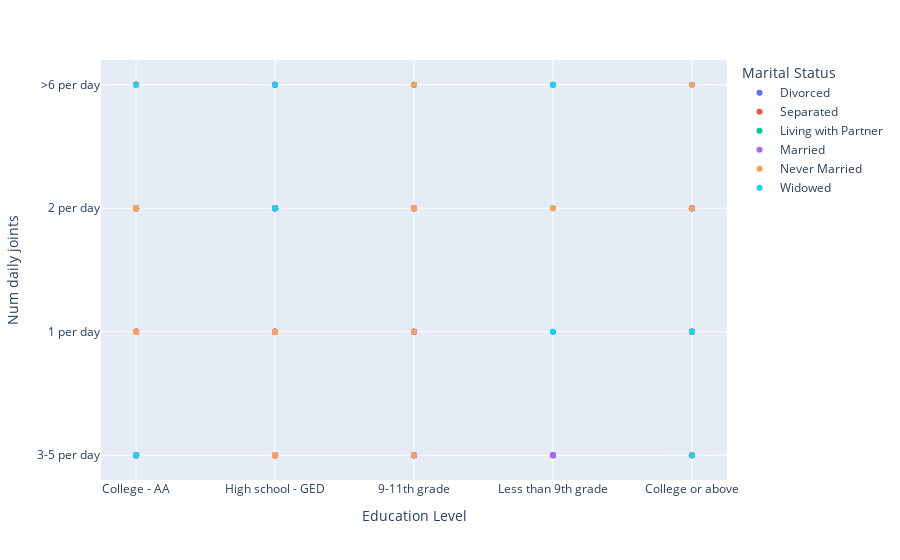

Notebook cell for this chart:
### Markdown cell above
Individuals with a high school education or GED smoke 2 joints per day more frequently than other amounts.

The "College - AA" category has the highest count of individuals smoking 3-5 joints per day.

Those with "College or above" education tend to smoke 1 joint per day more than any other number.

The least educated group, "Less than 9th grade," has relatively low counts across all smoking frequencies but has the highest count for smoking more than 6 joints per day compared to other education levels.

### Code cell
import plotly.express as px

# Scatter plot
fig = px.scatter(df, x='Education Level', y='Num daily joints', color='Marital Status', hover_data=['Gender', 'Age_ranges'])
fig.show()

### Figure 1 — Plotly figure (JSON) as saved in the notebook; plotly's stock layout.template omitted (floating-point values rounded to 4 significant figures; data arrays with more than 128 entries replaced by an {"elided": "..."} marker saying what was removed)
{"data": [{"customdata": {"elided": "82x2 str values"}, "hovertemplate": "Marital Status=Divorced<br>Education Level=%{x}<br>Num daily joints=%{y}<br>Gender=%{customdata[0]}<br>Age_ranges=%{customdata[1]}<extra></extra>", "legendgroup": "Divorced", "marker": {"color": "#636efa", "symbol": "circle"}, "mode": "markers", "name": "Divorced", "orientation": "v", "showlegend": true, "type": "scatter", "x": ["College - AA", "High school - GED", "9-11th grade", "High school - GED", "High school - GED", "College - AA", "9-11th grade", "College - AA", "College - AA", "College - AA", "9-11th grade", "High school - GED", "College - AA", "Less than 9th grade", "High school - GED", "College - AA", "College - AA", "High school - GED", "9-11th grade", "9-11th grade", "High school - GED", "College - AA", "College - AA", "College - AA", "High school - GED", "College - AA", "High school - GED", "College - AA", "College - AA", "High school - GED", "High school - GED", "High school - GED", "College - AA", "College - AA", "9-11th grade", "College or above", "College - AA", "High school - GED", "High school - GED", "High school - GED", "College or above", "High school - GED", "High school - GED", "College - AA", "College - AA", "College - AA", "College - AA", "College - AA", "College or above", "College - AA", "College or above", "College or above", "College - AA", "High school - GED", "High school - GED", "College - AA", "College - AA", "9-11th grade", "College - AA", "High school - GED", "9-11th grade", "9-11th grade", "9-11th grade", "College - AA", "High school - GED", "High school - GED", "High school - GED", "College - AA", "College - AA", "College - AA", "College - AA", "College - AA", "College - AA", "College or above", "9-11th grade", "College - AA", "College - AA", "College or above", "College or above", "9-11th grade", "College - AA", "9-11th grade"], "xaxis": "x", "y": ["3-5 per day", "1 per day", "1 per day", "3-5 per day", "3-5 per day", "2 per day", "2 per day", "2 per day", "3-5 per day", "3-5 per day", "2 per day", "2 per day", "2 per day", "3-5 per day", "3-5 per day", "2 per day", "1 per day", "1 per day", "3-5 per day", "3-5 per day", "3-5 per day", "1 per day", "1 per day", "2 per day", "2 per day", ">6 per day", "2 per day", ">6 per day", "2 per day", "1 per day", "2 per day", "3-5 per day", "1 per day", "2 per day", "2 per day", "3-5 per day", "3-5 per day", "3-5 per day", ">6 per day", "2 per day", "1 per day", "2 per day", "2 per day", "1 per day", "1 per day", "3-5 per day", "3-5 per day", "2 per day", "2 per day", "1 per day", "1 per day", "3-5 per day", "2 per day", "1 per day", "2 per day", "2 per day", ">6 per day", "2 per day", ">6 per day", "1 per day", "2 per day", ">6 per day", "2 per day", "1 per day", "1 per day", "2 per day", "2 per day", "1 per day", "2 per day", "1 per day", "3-5 per day", "2 per day", "3-5 per day", ">6 per day", "3-5 per day", "2 per day", "2 per day", "1 per day", "1 per day", "3-5 per day", "3-5 per day", "2 per day"], "yaxis": "y"}, {"customdata": [["M", "40-49"], ["M", "50-59"], ["M", "50-59"], ["F", "50-59"], ["M", "40-49"], ["F", "40-49"], ["M", "40-49"], ["F", "50-59"], ["F", "40-49"], ["M", "50-59"], ["M", "50-59"], ["F", "40-49"], ["F", "40-49"], ["M", "50-59"], ["M", "50-59"]], "hovertemplate": "Marital Status=Separated<br>Education Level=%{x}<br>Num daily joints=%{y}<br>Gender=%{customdata[0]}<br>Age_ranges=%{customdata[1]}<extra></extra>", "legendgroup": "Separated", "marker": {"color": "#EF553B", "symbol": "circle"}, "mode": "markers", "name": "Separated", "orientation": "v", "showlegend": true, "type": "scatter", "x": ["9-11th grade", "9-11th grade", "College - AA", "College - AA", "College - AA", "High school - GED", "High school - GED", "College - AA", "9-11th grade", "College or above", "High school - GED", "College - AA", "College - AA", "9-11th grade", "College - AA"], "xaxis": "x", "y": ["2 per day", "1 per day", "2 per day", "2 per day", "1 per day", "3-5 per day", "2 per day", "2 per day", "2 per day", "1 per day", "3-5 per day", "1 per day", "2 per day", "3-5 per day", "3-5 per day"], "yaxis": "y"}, {"customdata": [["F", "50-59"], ["M", "50-59"], ["M", "50-59"], ["M", "50-59"], ["F", "40-49"], ["F", "40-49"], ["F", "50-59"], ["M", "50-59"], ["F", "50-59"], ["M", "40-49"], ["M", "50-59"], ["M", "40-49"], ["M", "50-59"], ["M", "50-59"], ["M", "40-49"], ["F", "50-59"], ["F", "40-49"], ["M", "40-49"], ["M", "50-59"], ["M", "50-59"], ["M", "50-59"], ["F", "50-59"], ["F", "50-59"], ["M", "40-49"], ["M", "40-49"], ["M", "40-49"], ["M", "40-49"], ["M", "40-49"], ["M", "50-59"], ["M", "40-49"], ["F", "50-59"], ["F", "50-59"], ["F", "40-49"], ["M", "50-59"], ["M", "50-59"], ["M", "50-59"]], "hovertemplate": "Marital Status=Living with Partner<br>Education Level=%{x}<br>Num daily joints=%{y}<br>Gender=%{customdata[0]}<br>Age_ranges=%{customdata[1]}<extra></extra>", "legendgroup": "Living with Partner", "marker": {"color": "#00cc96", "symbol": "circle"}, "mode": "markers", "name": "Living with Partner", "orientation": "v", "showlegend": true, "type": "scatter", "x": ["High school - GED", "9-11th grade", "College - AA", "High school - GED", "College or above", "College - AA", "High school - GED", "High school - GED", "College or above", "Less than 9th grade", "College - AA", "9-11th grade", "College - AA", "College - AA", "High school - GED", "9-11th grade", "High school - GED", "High school - GED", "9-11th grade", "College - AA", "College or above", "9-11th grade", "High school - GED", "9-11th grade", "Less than 9th grade", "High school - GED", "College - AA", "College - AA", "High school - GED", "Less than 9th grade", "College or above", "High school - GED", "High school - GED", "College - AA", "College - AA", "College - AA"], "xaxis": "x", "y": ["1 per day", "1 per day", "2 per day", "1 per day", "3-5 per day", "1 per day", "2 per day", "2 per day", "2 per day", "3-5 per day", "2 per day", "1 per day", "3-5 per day", "2 per day", "2 per day", "2 per day", ">6 per day", "2 per day", ">6 per day", "2 per day", "2 per day", "2 per day", "3-5 per day", "2 per day", "2 per day", "2 per day", "3-5 per day", "2 per day", "2 per day", ">6 per day", "1 per day", "1 per day", "1 per day", "3-5 per day", "1 per day", ">6 per day"], "yaxis": "y"}, {"customdata": {"elided": "124x2 str values"}, "hovertemplate": "Marital Status=Married<br>Education Level=%{x}<br>Num daily joints=%{y}<br>Gender=%{customdata[0]}<br>Age_ranges=%{customdata[1]}<extra></extra>", "legendgroup": "Married", "marker": {"color": "#ab63fa", "symbol": "circle"}, "mode": "markers", "name": "Married", "orientation": "v", "showlegend": true, "type": "scatter", "x": ["College - AA", "College - AA", "9-11th grade", "High school - GED", "High school - GED", "High school - GED", "College - AA", "College - AA", "College - AA", "9-11th grade", "College - AA", "College - AA", "College - AA", "College - AA", "College - AA", "9-11th grade", "College - AA", "College or above", "9-11th grade", "College - AA", "High school - GED", "College or above", "9-11th grade", "College - AA", "High school - GED", "College - AA", "College - AA", "College - AA", "College - AA", "College - AA", "College - AA", "High school - GED", "High school - GED", "College - AA", "College - AA", "High school - GED", "College or above", "College - AA", "High school - GED", "College - AA", "College or above", "High school - GED", "High school - GED", "College or above", "College or above", "High school - GED", "High school - GED", "College - AA", "9-11th grade", "9-11th grade", "High school - GED", "High school - GED", "College - AA", "High school - GED", "High school - GED", "Less than 9th grade", "College or above", "High school - GED", "9-11th grade", "College - AA", "College or above", "High school - GED", "College or above", "College or above", "College - AA", "High school - GED", "College - AA", "College or above", "High school - GED", "College or above", "College or above", "High school - GED", "College or above", "College - AA", "College - AA", "High school - GED", "High school - GED", "9-11th grade", "High school - GED", "9-11th grade", "College or above", "High school - GED", "9-11th grade", "9-11th grade", "Less than 9th grade", "College or above", "High school - GED", "High school - GED", "High school - GED", "College or above", "College - AA", "9-11th grade", "High school - GED", "College - AA", "College - AA", "High school - GED", "High school - GED", "College or above", "College - AA", "College - AA", "Less than 9th grade", "College - AA", "9-11th grade", "High school - GED", "College - AA", "College - AA", "High school - GED", "College - AA", "College - AA", "High school - GED", "College - AA", "College - AA", "High school - GED", "College - AA", "College - AA", "Less than 9th grade", "College - AA", "College or above", "High school - GED", "High school - GED", "9-11th grade", "College - AA", "College - AA", "High school - GED"], "xaxis": "x", "y": ["3-5 per day", "3-5 per day", "1 per day", "2 per day", "1 per day", "3-5 per day", "3-5 per day", "1 per day", "1 per day", "2 per day", "3-5 per day", "3-5 per day", "3-5 per day", ">6 per day", "1 per day", "1 per day", "1 per day", "1 per day", "2 per day", "3-5 per day", "3-5 per day", "1 per day", "1 per day", "2 per day", "3-5 per day", "2 per day", "1 per day", "1 per day", "2 per day", "2 per day", "1 per day", "2 per day", "3-5 per day", "2 per day", "3-5 per day", "3-5 per day", "3-5 per day", "1 per day", "2 per day", "2 per day", "2 per day", "2 per day", "1 per day", "1 per day", "1 per day", "1 per day", "1 per day", "1 per day", "3-5 per day", "2 per day", "2 per day", "1 per day", "2 per day", "1 per day", "1 per day", "1 per day", "1 per day", "1 per day", "2 per day", "2 per day", "1 per day", "3-5 per day", "1 per day", "2 per day", "3-5 per day", "2 per day", "2 per day", "2 per day", "2 per day", "2 per day", "2 per day", "3-5 per day", "1 per day", "2 per day", "2 per day", "1 per day", "1 per day", "2 per day", "3-5 per day", "3-5 per day", "1 per day", "3-5 per day", "2 per day", "3-5 per day", "3-5 per day", "2 per day", "2 per day", "1 per day", "3-5 per day", "1 per day", "1 per day", "1 per day", "1 per day", "2 per day", ">6 per day", "3-5 per day", "3-5 per day", "3-5 per day", ">6 per day", "1 per day", "3-5 per day", ">6 per day", "1 per day", ">6 per day", ">6 per day", "3-5 per day", "2 per day", "3-5 per day", "2 per day", "1 per day", "3-5 per day", "1 per day", ">6 per day", "3-5 per day", "1 per day", ">6 per day", "3-5 per day", "1 per day", ">6 per day", "2 per day", "3-5 per day", "2 per day", "3-5 per day", "3-5 per day"], "yaxis": "y"}, {"customdata": [["M", "40-49"], ["M", "40-49"], ["M", "50-59"], ["F", "50-59"], ["M", "40-49"], ["M", "50-59"], ["F", "50-59"], ["M", "50-59"], ["M", "50-59"], ["F", "50-59"], ["M", "40-49"], ["M", "40-49"], ["M", "40-49"], ["F", "50-59"], ["M", "50-59"], ["M", "50-59"], ["M", "40-49"], ["M", "50-59"], ["M", "40-49"], ["M", "50-59"], ["M", "40-49"], ["M", "50-59"], ["M", "50-59"], ["F", "40-49"], ["F", "40-49"], ["M", "50-59"], ["M", "50-59"], ["M", "40-49"], ["M", "40-49"], ["F", "40-49"], ["M", "50-59"], ["M", "50-59"], ["M", "40-49"], ["M", "50-59"], ["F", "40-49"], ["M", "40-49"], ["M", "50-59"], ["M", "50-59"], ["M", "40-49"], ["M", "50-59"], ["M", "40-49"], ["M", "50-59"], ["M", "40-49"], ["F", "40-49"], ["F", "40-49"], ["M", "50-59"], ["M", "50-59"], ["M", "50-59"], ["F", "50-59"], ["M", "40-49"], ["M", "40-49"], ["F", "40-49"], ["M", "50-59"]], "hovertemplate": "Marital Status=Never Married<br>Education Level=%{x}<br>Num daily joints=%{y}<br>Gender=%{customdata[0]}<br>Age_ranges=%{customdata[1]}<extra></extra>", "legendgroup": "Never Married", "marker": {"color": "#FFA15A", "symbol": "circle"}, "mode": "markers", "name": "Never Married", "orientation": "v", "showlegend": true, "type": "scatter", "x": ["High school - GED", "High school - GED", "College or above", "College - AA", "High school - GED", "College - AA", "College - AA", "College - AA", "9-11th grade", "College - AA", "College - AA", "High school - GED", "9-11th grade", "College - AA", "College - AA", "College - AA", "College - AA", "9-11th grade", "High school - GED", "College - AA", "High school - GED", "High school - GED", "College or above", "College - AA", "College - AA", "High school - GED", "College - AA", "College - AA", "College - AA", "College - AA", "High school - GED", "College - AA", "High school - GED", "Less than 9th grade", "College - AA", "College or above", "College - AA", "College - AA", "9-11th grade", "College - AA", "High school - GED", "College or above", "College - AA", "High school - GED", "High school - GED", "College or above", "High school - GED", "College - AA", "9-11th grade", "High school - GED", "9-11th grade", "College - AA", "College - AA"], "xaxis": "x", "y": ["3-5 per day", "3-5 per day", "2 per day", "2 per day", "3-5 per day", "2 per day", "3-5 per day", "2 per day", "2 per day", "1 per day", ">6 per day", "3-5 per day", "1 per day", "2 per day", ">6 per day", "3-5 per day", ">6 per day", ">6 per day", "3-5 per day", "2 per day", "3-5 per day", "3-5 per day", ">6 per day", "2 per day", "2 per day", "1 per day", "2 per day", "3-5 per day", "3-5 per day", "1 per day", "1 per day", "1 per day", "1 per day", "2 per day", ">6 per day", "3-5 per day", "1 per day", "2 per day", "3-5 per day", "3-5 per day", "2 per day", "1 per day", "2 per day", "3-5 per day", "3-5 per day", "3-5 per day", "3-5 per day", "3-5 per day", "2 per day", "3-5 per day", "2 per day", "2 per day", "1 per day"], "yaxis": "y"}, {"customdata": [["F", "40-49"], ["M", "50-59"], ["F", "50-59"], ["M", "50-59"], ["F", "50-59"], ["M", "50-59"], ["F", "40-49"], ["M", "50-59"], ["M", "50-59"], ["M", "50-59"]], "hovertemplate": "Marital Status=Widowed<br>Education Level=%{x}<br>Num daily joints=%{y}<br>Gender=%{customdata[0]}<br>Age_ranges=%{customdata[1]}<extra></extra>", "legendgroup": "Widowed", "marker": {"color": "#19d3f3", "symbol": "circle"}, "mode": "markers", "name": "Widowed", "orientation": "v", "showlegend": true, "type": "scatter", "x": ["College - AA", "Less than 9th grade", "High school - GED", "College or above", "High school - GED", "College - AA", "College or above", "College - AA", "High school - GED", "Less than 9th grade"], "xaxis": "x", "y": ["3-5 per day", "1 per day", "2 per day", "3-5 per day", "2 per day", ">6 per day", "1 per day", "3-5 per day", ">6 per day", ">6 per day"], "yaxis": "y"}], "layout": {"legend": {"title": {"text": "Marital Status"}, "tracegroupgap": 0}, "margin": {"t": 60}, "xaxis": {"anchor": "y", "domain": [0, 1], "title": {"text": "Education Level"}}, "yaxis": {"anchor": "x", "domain": [0, 1], "title": {"text": "Num daily joints"}}}}
